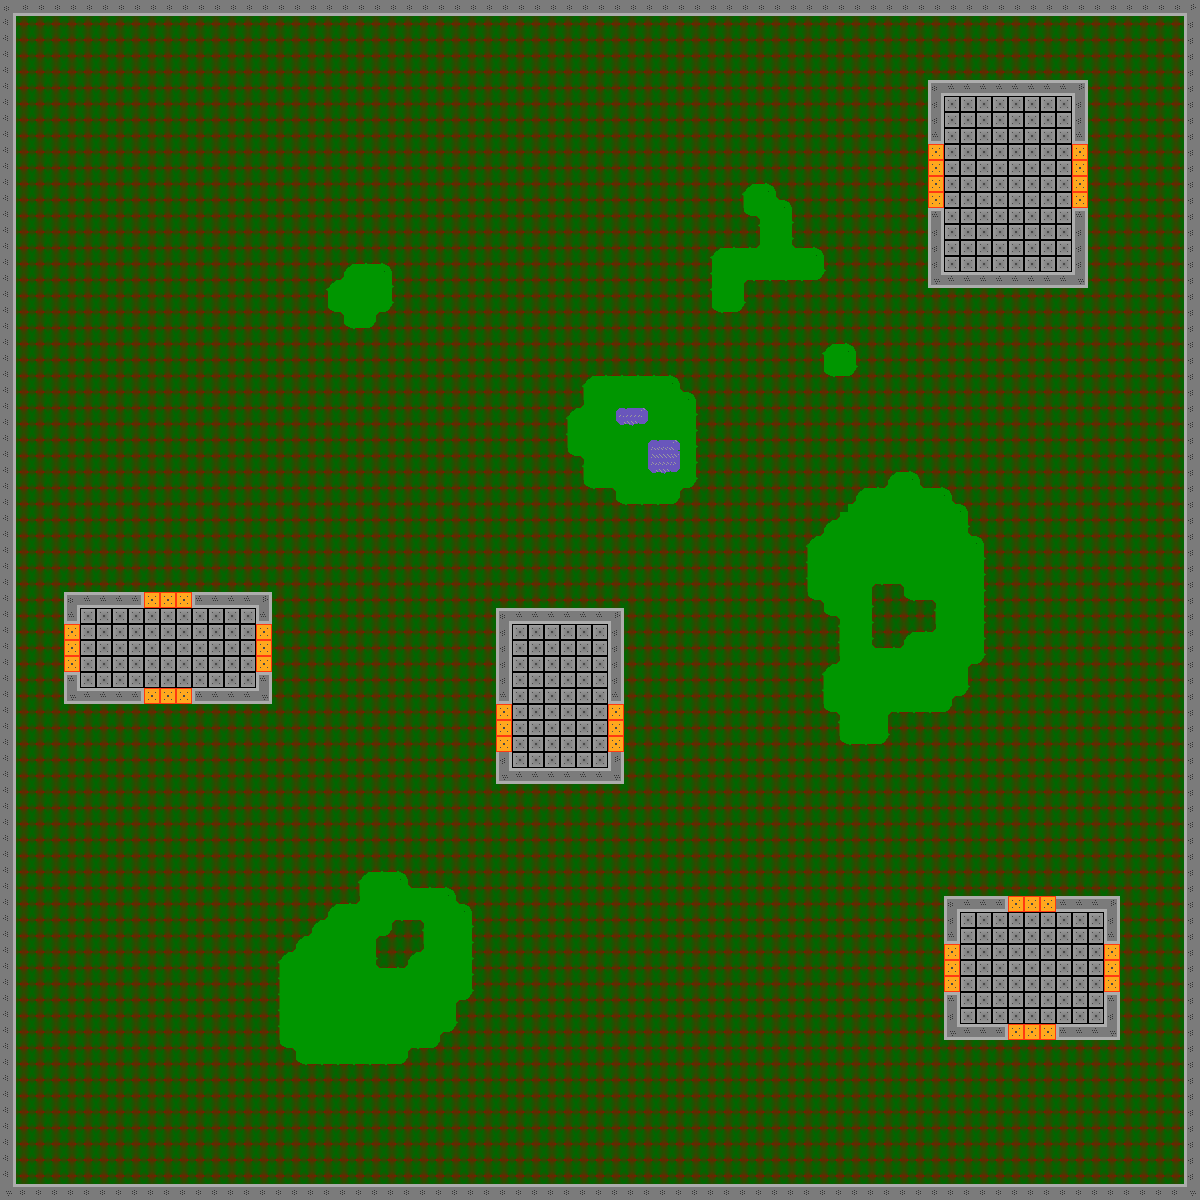

This is a level from a 2D game, rendered from its Tiled map with the project's own tilesets. A one-line summary and the map file follow, with tile-layer data summarised:
An orthogonal 75x75 tile map with 16x16 px tiles, 1 tile layer (Ground).

<map version="1.0" orientation="orthogonal" width="75" height="75" tilewidth="16" tileheight="16">
 <tileset firstgid="1" name="Tiles" tilewidth="16" tileheight="16" spacing="1">
  <image source="Tileset.png" width="186" height="135" />
  <tile id="6">
   <properties>
    <property name="Solid" value="" />
   </properties>
  </tile>
  <tile id="7">
   <properties>
    <property name="Solid" value="" />
   </properties>
  </tile>
  <tile id="17">
   <properties>
    <property name="Solid" value="" />
   </properties>
  </tile>
  <tile id="18">
   <properties>
    <property name="Solid" value="" />
   </properties>
  </tile>
  <tile id="28">
   <properties>
    <property name="Solid" value="" />
   </properties>
  </tile>
  <tile id="29">
   <properties>
    <property name="Solid" value="" />
   </properties>
  </tile>
  <tile id="34">
   <properties>
    <property name="Solid" value="" />
   </properties>
  </tile>
  <tile id="35">
   <properties>
    <property name="Solid" value="" />
   </properties>
  </tile>
  <tile id="37">
   <properties>
    <property name="Solid" value="" />
   </properties>
  </tile>
  <tile id="38">
   <properties>
    <property name="Solid" value="" />
   </properties>
  </tile>
  <tile id="39">
   <properties>
    <property name="Solid" value="" />
   </properties>
  </tile>
  <tile id="40">
   <properties>
    <property name="Solid" value="" />
   </properties>
  </tile>
  <tile id="46">
   <properties>
    <property name="Solid" value="" />
   </properties>
  </tile>
  <tile id="47">
   <properties>
    <property name="Solid" value="" />
   </properties>
  </tile>
  <tile id="48">
   <properties>
    <property name="Solid" value="" />
   </properties>
  </tile>
  <tile id="50">
   <properties>
    <property name="Solid" value="" />
   </properties>
  </tile>
  <tile id="51">
   <properties>
    <property name="Solid" value="" />
   </properties>
  </tile>
  <tile id="57">
   <properties>
    <property name="Solid" value="" />
   </properties>
  </tile>
  <tile id="58">
   <properties>
    <property name="Solid" value="" />
   </properties>
  </tile>
  <tile id="59">
   <properties>
    <property name="Solid" value="" />
   </properties>
  </tile>
  <tile id="60">
   <properties>
    <property name="Solid" value="" />
   </properties>
  </tile>
  <tile id="61">
   <properties>
    <property name="Solid" value="" />
   </properties>
  </tile>
  <tile id="62">
   <properties>
    <property name="Solid" value="" />
   </properties>
  </tile>
 </tileset>
 <layer name="Ground" width="75" height="75">
  <data>[5625 cells, 5625 non-empty, 48 distinct tile ids]</data>
 </layer>
</map>